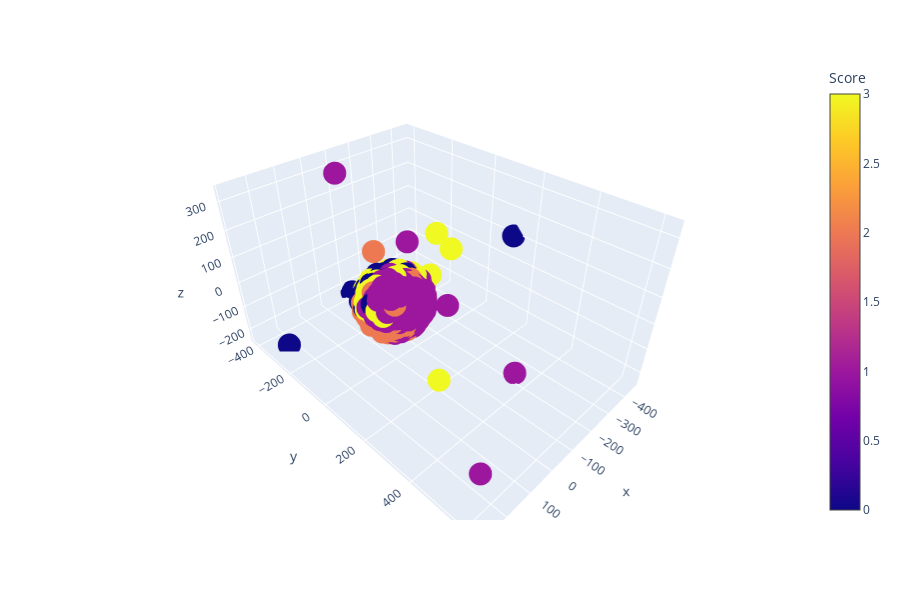

Notebook cell for this chart:
### Code cell
fig = px.scatter_3d(df, x="x", y="y", z="z",color="Score")
fig.show()

### Figure 1 — Plotly figure (JSON) as saved in the notebook; plotly's stock layout.template omitted (floating-point values rounded to 4 significant figures; data arrays with more than 128 entries replaced by an {"elided": "..."} marker saying what was removed)
{"data": [{"hoverlabel": {"namelength": 0}, "hovertemplate": "x=%{x}<br>y=%{y}<br>z=%{z}<br>Score=%{marker.color}", "legendgroup": "", "marker": {"color": {"elided": "2034 int values"}, "coloraxis": "coloraxis", "symbol": "circle"}, "mode": "markers", "name": "", "scene": "scene", "showlegend": false, "type": "scatter3d", "x": {"elided": "2034 float values"}, "y": {"elided": "2034 float values"}, "z": {"elided": "2034 float values"}}], "layout": {"coloraxis": {"colorbar": {"title": {"text": "Score"}}, "colorscale": [[0, "#0d0887"], [0.1111, "#46039f"], [0.2222, "#7201a8"], [0.3333, "#9c179e"], [0.4444, "#bd3786"], [0.5556, "#d8576b"], [0.6667, "#ed7953"], [0.7778, "#fb9f3a"], [0.8889, "#fdca26"], [1, "#f0f921"]]}, "height": 600, "legend": {"tracegroupgap": 0}, "margin": {"t": 60}, "scene": {"domain": {"x": [0, 0.98], "y": [0, 1]}, "xaxis": {"title": {"text": "x"}}, "yaxis": {"title": {"text": "y"}}, "zaxis": {"title": {"text": "z"}}}}}
